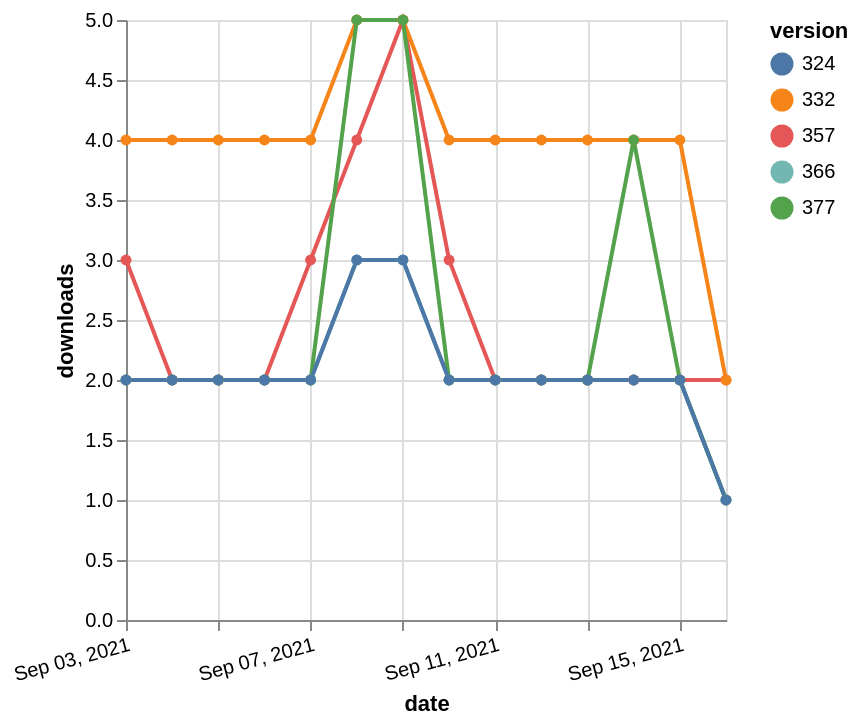

Express this chart as Vega-Lite.
### Vega-Lite specification from a JSON file in a GitHub repository (floating-point values rounded to 4 significant figures)
{"$schema": "https://vega.github.io/schema/vega-lite/v5.json", "description": "A simple bar chart with embedded data.", "data": {"values": [{"date": "2021-09-03", "total": 2336, "delta": 2, "version": "366"}, {"date": "2021-09-04", "total": 2338, "delta": 2, "version": "366"}, {"date": "2021-09-05", "total": 2340, "delta": 2, "version": "366"}, {"date": "2021-09-06", "total": 2342, "delta": 2, "version": "366"}, {"date": "2021-09-07", "total": 2344, "delta": 2, "version": "366"}, {"date": "2021-09-08", "total": 2347, "delta": 3, "version": "366"}, {"date": "2021-09-09", "total": 2350, "delta": 3, "version": "366"}, {"date": "2021-09-10", "total": 2352, "delta": 2, "version": "366"}, {"date": "2021-09-11", "total": 2354, "delta": 2, "version": "366"}, {"date": "2021-09-12", "total": 2356, "delta": 2, "version": "366"}, {"date": "2021-09-13", "total": 2358, "delta": 2, "version": "366"}, {"date": "2021-09-14", "total": 2360, "delta": 2, "version": "366"}, {"date": "2021-09-15", "total": 2362, "delta": 2, "version": "366"}, {"date": "2021-09-16", "total": 2363, "delta": 1, "version": "366"}, {"date": "2021-09-03", "total": 2928, "delta": 3, "version": "357"}, {"date": "2021-09-04", "total": 2930, "delta": 2, "version": "357"}, {"date": "2021-09-05", "total": 2932, "delta": 2, "version": "357"}, {"date": "2021-09-06", "total": 2934, "delta": 2, "version": "357"}, {"date": "2021-09-07", "total": 2937, "delta": 3, "version": "357"}, {"date": "2021-09-08", "total": 2941, "delta": 4, "version": "357"}, {"date": "2021-09-09", "total": 2946, "delta": 5, "version": "357"}, {"date": "2021-09-10", "total": 2949, "delta": 3, "version": "357"}, {"date": "2021-09-11", "total": 2951, "delta": 2, "version": "357"}, {"date": "2021-09-12", "total": 2953, "delta": 2, "version": "357"}, {"date": "2021-09-13", "total": 2955, "delta": 2, "version": "357"}, {"date": "2021-09-14", "total": 2957, "delta": 2, "version": "357"}, {"date": "2021-09-15", "total": 2959, "delta": 2, "version": "357"}, {"date": "2021-09-16", "total": 2961, "delta": 2, "version": "357"}, {"date": "2021-09-03", "total": 5009, "delta": 4, "version": "332"}, {"date": "2021-09-04", "total": 5013, "delta": 4, "version": "332"}, {"date": "2021-09-05", "total": 5017, "delta": 4, "version": "332"}, {"date": "2021-09-06", "total": 5021, "delta": 4, "version": "332"}, {"date": "2021-09-07", "total": 5025, "delta": 4, "version": "332"}, {"date": "2021-09-08", "total": 5030, "delta": 5, "version": "332"}, {"date": "2021-09-09", "total": 5035, "delta": 5, "version": "332"}, {"date": "2021-09-10", "total": 5039, "delta": 4, "version": "332"}, {"date": "2021-09-11", "total": 5043, "delta": 4, "version": "332"}, {"date": "2021-09-12", "total": 5047, "delta": 4, "version": "332"}, {"date": "2021-09-13", "total": 5051, "delta": 4, "version": "332"}, {"date": "2021-09-14", "total": 5055, "delta": 4, "version": "332"}, {"date": "2021-09-15", "total": 5059, "delta": 4, "version": "332"}, {"date": "2021-09-16", "total": 5061, "delta": 2, "version": "332"}, {"date": "2021-09-03", "total": 2148, "delta": 2, "version": "377"}, {"date": "2021-09-04", "total": 2150, "delta": 2, "version": "377"}, {"date": "2021-09-05", "total": 2152, "delta": 2, "version": "377"}, {"date": "2021-09-06", "total": 2154, "delta": 2, "version": "377"}, {"date": "2021-09-07", "total": 2156, "delta": 2, "version": "377"}, {"date": "2021-09-08", "total": 2161, "delta": 5, "version": "377"}, {"date": "2021-09-09", "total": 2166, "delta": 5, "version": "377"}, {"date": "2021-09-10", "total": 2168, "delta": 2, "version": "377"}, {"date": "2021-09-11", "total": 2170, "delta": 2, "version": "377"}, {"date": "2021-09-12", "total": 2172, "delta": 2, "version": "377"}, {"date": "2021-09-13", "total": 2174, "delta": 2, "version": "377"}, {"date": "2021-09-14", "total": 2178, "delta": 4, "version": "377"}, {"date": "2021-09-15", "total": 2180, "delta": 2, "version": "377"}, {"date": "2021-09-16", "total": 2181, "delta": 1, "version": "377"}, {"date": "2021-09-03", "total": 2655, "delta": 2, "version": "324"}, {"date": "2021-09-04", "total": 2657, "delta": 2, "version": "324"}, {"date": "2021-09-05", "total": 2659, "delta": 2, "version": "324"}, {"date": "2021-09-06", "total": 2661, "delta": 2, "version": "324"}, {"date": "2021-09-07", "total": 2663, "delta": 2, "version": "324"}, {"date": "2021-09-08", "total": 2666, "delta": 3, "version": "324"}, {"date": "2021-09-09", "total": 2669, "delta": 3, "version": "324"}, {"date": "2021-09-10", "total": 2671, "delta": 2, "version": "324"}, {"date": "2021-09-11", "total": 2673, "delta": 2, "version": "324"}, {"date": "2021-09-12", "total": 2675, "delta": 2, "version": "324"}, {"date": "2021-09-13", "total": 2677, "delta": 2, "version": "324"}, {"date": "2021-09-14", "total": 2679, "delta": 2, "version": "324"}, {"date": "2021-09-15", "total": 2681, "delta": 2, "version": "324"}, {"date": "2021-09-16", "total": 2682, "delta": 1, "version": "324"}]}, "width": "container", "mark": {"type": "line", "point": {"filled": true}}, "encoding": {"x": {"field": "date", "type": "temporal", "timeUnit": "yearmonthdate", "title": "date", "axis": {"labelAngle": -15}}, "y": {"field": "delta", "type": "quantitative", "title": "downloads"}, "color": {"field": "version", "type": "nominal"}, "tooltip": {"field": "delta"}}}
